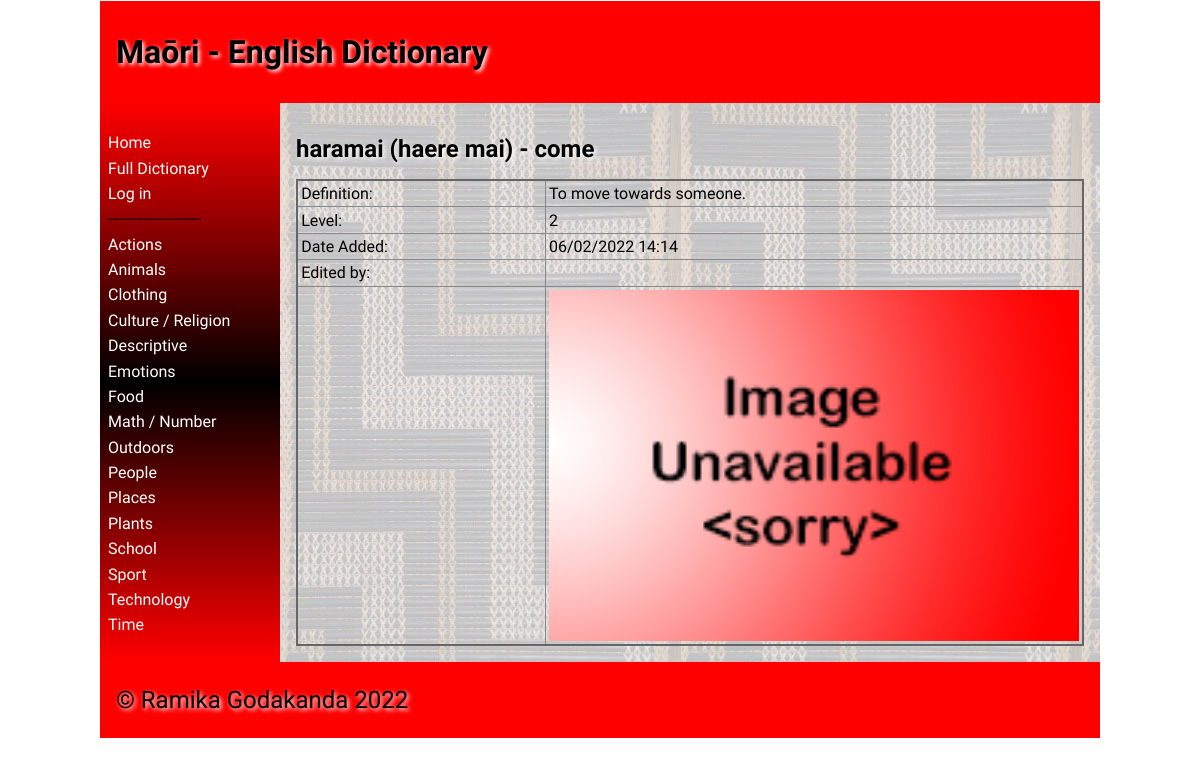
Before: /word/303 with the older database file.
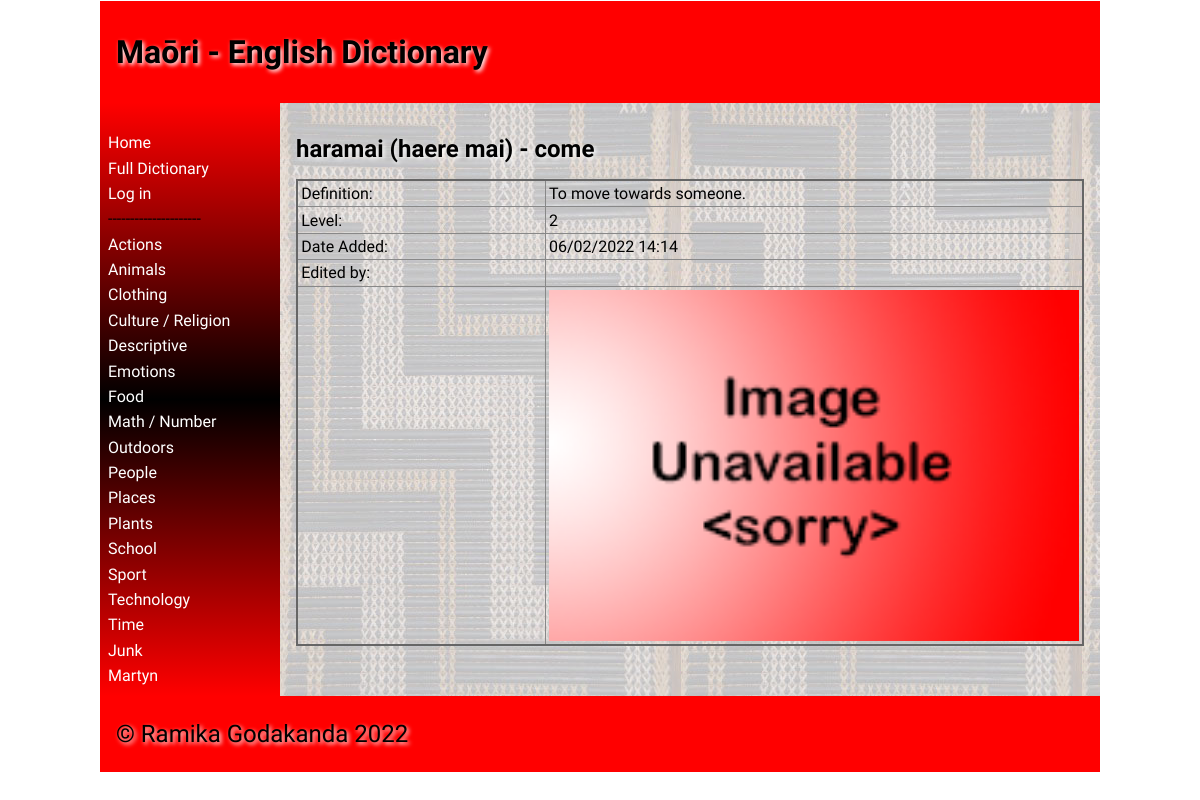
After: the same page with the newer database file.
### tables this page shows
CREATE TABLE "categories" (
	id integer PRIMARY KEY AUTOINCREMENT,
	category_names varchar
);

CREATE TABLE "words"
(
	id integer
		primary key autoincrement,
	user_id integer not null
		constraint words_user_details_id_fk
			references user_details,
	category_id integer,
	maori varchar,
	english varchar,
	definition varchar,
	level integer,
	timestamp datetime,
	image varchar
);

### app.py (the view)
@app.route('/word/<word_id>')
def render_word(word_id):
    con = create_connection(DB_NAME)
    cur = con.cursor()
    query = "SELECT * FROM words WHERE id = ?"
    cur.execute(query, (word_id,))
    queried_data = cur.fetchall()
    con.close()
    return render_template('word.html', logged_in=is_logged_in(), category_list=category_list(),
                           word_data=queried_data)

### app.py (called while the page is built)
def create_connection(db_file):
    try:
        connection = sqlite3.connect(db_file)
        connection.execute('pragma foreign_keys=ON')
        return connection
    except Error as e:
        print(e)
    return None

def is_logged_in():
    if session.get("email") is None:
        print("Not logged in")
        return False
    else:
        print("Logged in")
        return True

def category_list():
    con = create_connection(DB_NAME)
    cur = con.cursor()
    query = "SELECT * FROM categories"
    cur.execute(query)
    queried_categories = cur.fetchall()
    con.close()
    return queried_categories

### templates/word.html (shortened to what this page needs)
{% extends 'base.html' %}
{% block main %}
<h2>{{ word_data[0][3] }} - {{ word_data[0][4] }}</h2>
    <table>
        <thead>
            <tr>
                <td>Definition:</td>
                <td>{{ word_data[0][5] }}</td>
            </tr>
            <tr>
                <td>Level:</td>
                <td>{{ word_data[0][6] }}</td>
            </tr>
            <tr>
                <td>Date Added:</td>
                <td>{{ word_data[0][7] }}</td>
            </tr>
            <tr>
                <td>Edited by:</td>
                <td></td>
            </tr>
            <tr>
                <td></td>
                <td colspan=“2”><img class = "max"; src="/static/images/{{ word_data[0][8] }}"></td>
            </tr>
        </thead>
    </table>
{% endblock %}

### templates/base.html (shortened to what this page needs)
<!doctype html>
<html lang="en">
<head>
    <link href="{{ url_for('static', filename='css/style.css') }}" rel="stylesheet">
</head>
<body>
<div id="container">
    <header>
        <h1>Maōri - English Dictionary</h1>
    </header>
    <nav>
        <ul>
            <li><a href="\">Home</a></li>
            <li><a href="/full_dictionary">Full Dictionary</a></li>
            {% if logged_in %}
            <li><a href="/add_category">Add Category</a></li>
            <li><a href="/add_word">Add Word</a></li>
                <a href="/logout">Log out</a>
            {% else %}
            <li><a href="/login">Log in</a></li>
            {% endif %}
        <li>---------------------</li>
            {% for category in category_list %}
            <li><a href="/category/{{ category[0] }}">{{ category[1] }}</a></li>
            {% endfor %}
        </ul>
    </nav>
    <main>
        {% block main%}{% endblock %}
    </main>
    <footer>
        <p>
            &copy; Ramika Godakanda 2022
        </p>
    </footer>
</div>
</body>
</html>

### static/css/style.css (style rules this page uses)
* { font-family: Comfortaa, sans-serif; margin: 0; padding: 0; box-sizing: border-box; }
#container { display: grid; grid-template-columns: 75px auto; grid-template-areas: 'nav header' 'main main' 'footer footer'; }
header { grid-area: header; background-color: #f00; padding: 1rem; }
nav { grid-area: nav; }
main { grid-area: main; padding: 1rem; background-color: #edd; }
h1, h2, h3, h4 { padding: 1rem 0; font-family: 'Suez One', serif; color: #000; text-shadow: 2px 2px 4px #fff; }
p { padding: 0.5rem 0; }
a { color: #222; }
img { width: 100%; }
table { width: 100%; border: 2px solid #666; border-collapse: collapse; }
img { display: block; margin-left: auto; margin-right: auto; height: auto; width:200px; }
th, td { border: 1px solid #888; padding: 0.2rem; text-align: left; }
footer { grid-area: footer; padding: 1rem; background-color: #f00; }
footer p { color: #000; text-shadow: 2px 2px 4px #fff; font-size: 1.5rem; }
@media only screen and (min-width: 768px) { #container { grid-template-columns: 180px auto; grid-template-areas: 'header header' 'nav main' 'footer footer'; } }
@media only screen and (min-width: 768px) { nav { background: linear-gradient(180deg, rgba(255,0,0,1) 0%, rgba(0, 0, 0, 1) 50%, rgba(255,0,0,1) 100%); padding: 0.5rem; } }
@media only screen and (min-width: 768px) { nav ul { list-style: none; } }
@media only screen and (min-width: 768px) { nav li { padding: 0.2rem 0; } }
@media only screen and (min-width: 768px) { nav a { color: #fff; text-decoration: none; } }
@media only screen and (min-width: 768px) { main { background-image: url('/static/images/poutama.jpg'); } }
@media only screen and (min-width: 1000px) { #container { width: 1000px; margin: auto; } }
.max { width: 100%; }

Changed rows visible on the page:
added categories: category_names "Junk"
added categories: category_names "Martyn"
